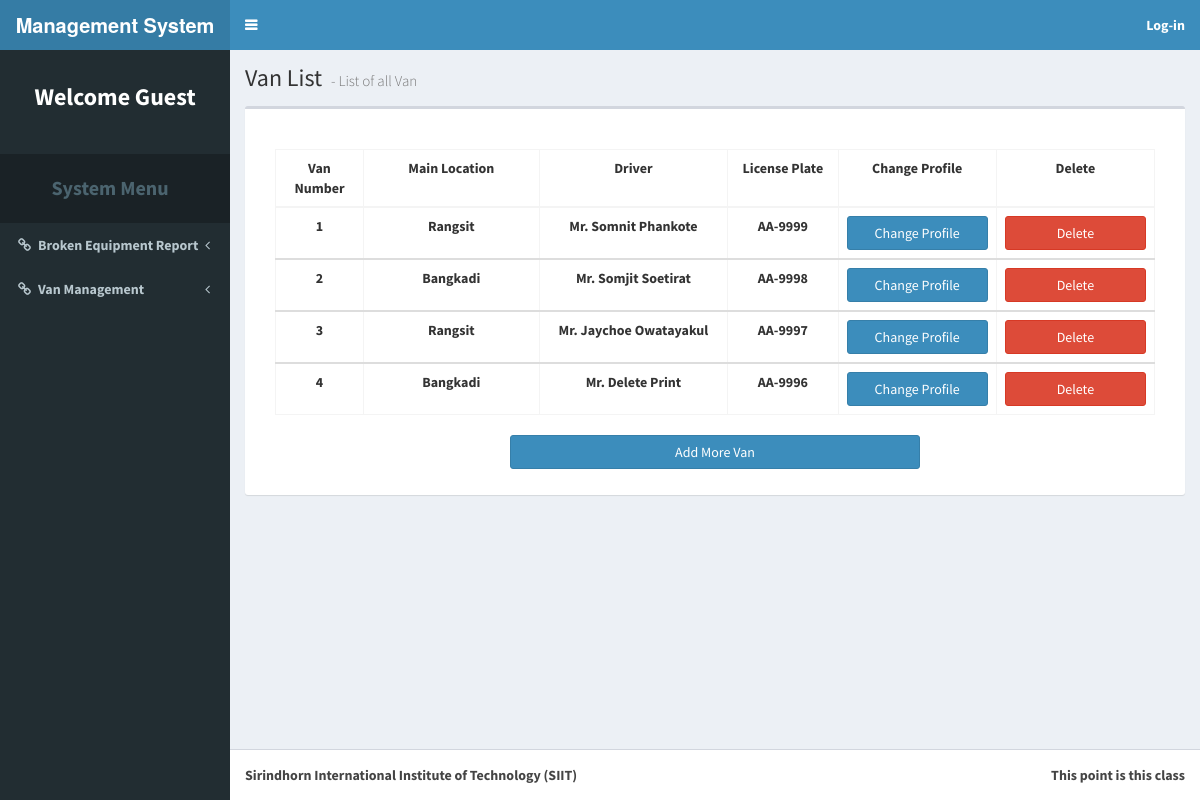
The app's page /admin.php with its own data.
### tables this page shows
CREATE TABLE `van` (
  `van_no` int(11) NOT NULL AUTO_INCREMENT,
  `location` varchar(255) NOT NULL DEFAULT 'Rangsit',
  `status` varchar(255) NOT NULL DEFAULT 'Free',
  `driver_no` int(11) NOT NULL COMMENT 'driver_no = memer_no (membr table)',
  `current_location` varchar(255) NOT NULL DEFAULT 'Rangsit',
  `request_by` varchar(255) NOT NULL DEFAULT 'No requested',
  `van_license_plate` varchar(50) DEFAULT NULL,
  PRIMARY KEY (`van_no`)
);

CREATE TABLE `member` (
  `member_id` int(11) NOT NULL AUTO_INCREMENT,
  `full_name` varchar(255) DEFAULT NULL,
  `username` varchar(255) DEFAULT NULL,
  `password` varchar(255) DEFAULT NULL,
  `email` varchar(255) DEFAULT NULL,
  `member_tier` varchar(255) DEFAULT 'Normal User',
  PRIMARY KEY (`member_id`)
);

### admin.php (the view, shortened to what this page needs)
<!DOCTYPE html>
<?php
require_once('connect.php');
?>
<html>
<head>
  <link rel="stylesheet" href="bootstrap/css/bootstrap.css">
  <link rel="stylesheet" href="https://cdnjs.cloudflare.com/ajax/libs/font-awesome/4.5.0/css/font-awesome.min.css">
  <link rel="stylesheet" href="https://cdnjs.cloudflare.com/ajax/libs/ionicons/2.0.1/css/ionicons.min.css">
  <link rel="stylesheet" href="dist/css/AdminLTE.css">
  <link rel="stylesheet" href="dist/css/skins/skin-blue.css">
</head>
<body class="hold-transition skin-blue sidebar-mini">
<div class="wrapper">
  <header class="main-header">
    <a href="/Senior_Project" class="logo">
      <span class="logo-lg"><b>Management System<b></span>
    </a>
    <nav class="navbar navbar-static-top" role="navigation">
      <a href="#" class="sidebar-toggle" data-toggle="offcanvas" role="button">
      </a>
      <div class="navbar-custom-menu">
        <ul class="nav navbar-nav">
          <?php
            if(isset($_SESSION['tier'])){
          ?>
          <li class="dropdown notifications-menu">
          <a href="#" class="dropdown-toggle" data-toggle="dropdown">
            <i class="fa fa-bell-o"></i>
            <span class="label label-warning">1</span>
          </a>
          <ul class="dropdown-menu">
            <li class="header">You 1 Work to do</li>
              <li>
                <ul class="menu">
                  <li>
                    <a href="#">
                      <i class="fa fa-users text-aqua"></i> The broken quip @SIIT
                    </a>
                  </li>
                </ul>
              </li>
              <li class="footer"><a href="#">View all</a></li>
            </ul>
          </li>
          <?php
            if($_SESSION['tier'] == 'Admin'){
          ?>
          <li class="dropdown user user-menu">
            <a href="#" class="dropdown-toggle" data-toggle="dropdown">
              <img src="dist/img/user2-160x160.gif" class="user-image" alt="User Image">
              <span class="hidden-xs"><?php echo $_SESSION['fname']; ?></span>
            </a>
            <ul class="dropdown-menu">
              <li class="user-header">
                <img src="dist/img/user2-160x160.gif" class="img-circle" alt="User Image">
                <p>
                  <?php echo $_SESSION['fname']; ?> - Ground Division Member
                  <small>Member since Nov. 2012</small>
                </p>
              </li>
              <li class="user-body">
                <div class="row">
                  <div class="col-xs-4 text-center">
                    <a href="member.php?mode=0">History</a>
                  </div>
                  <div class="col-xs-4 text-center">
                    <a href="member.php?mode=1">Request</a>
                  </div>
                  <div class="col-xs-4 text-center">
                    <a href="member.php?mode=2">Confirm</a>
                  </div>
                </div>
              </li>
              <li class="user-footer">
                <div class="pull-left">
                  <form action="profile.php" method="post">
                    <input type="submit" class="btn btn-default btn-flat" value="Profile" />
                      <input type="hidden" name="full_name" value=<?php echo $_SESSION['fname']; ?> >
                      <input type="hidden" name="username" value=<?php echo $_SESSION['user_name']; ?> >
                      <input type="hidden" name="password" value=<?php echo $_SESSION['user_pass']; ?> >
                      <input type="hidden" name="email" value=<?php echo $_SESSION['e_mail']; ?> >
                      <input type="hidden" name="user_tier" value=<?php echo $_SESSION['tier']; ?> >
                  </form>
                </div>
                <div class="pull-right">
                  <a href="logout.php" class="btn btn-default btn-flat">Log Out</a>
                </div>
              </li>
            </ul>
          </li>
          <?php
            }
            else{
          ?>
          <li class="dropdown user user-menu">
            <a href="#" class="dropdown-toggle" data-toggle="dropdown">
              <img src="dist/img/user2-160x160.gif" class="user-image" alt="User Image">
              <span class="hidden-xs"><?php echo $_SESSION['fname']; ?></span>
            </a>
            <ul class="dropdown-menu">
              <li class="user-header">
                <img src="dist/img/user2-160x160.gif" class="img-circle" alt="User Image">
                <p>
                  <?php echo $_SESSION['fname']; ?> - SIIT Student
                  <small>Member since Nov. 2015</small>
                </p>
              </li>
              <li class="user-body">
                <div class="row">
                  <div class="col-xs-6 text-center">
                    <a href="member.php?mode=0">History</a>
                  </div>
                  <div class="col-xs-6 text-center">
                    <a href="member.php?mode=1">Request</a>
                  </div>
                </div>
              </li>
              <li class="user-footer">
                <div class="pull-left">
                  <form action="profile.php" method="post">
                    <input type="submit" class="btn btn-default btn-flat" value="Profile" />
                      <input type="hidden" name="full_name" value=<?php echo $_SESSION['fname']; ?> >
                      <input type="hidden" name="username" value=<?php echo $_SESSION['user_name']; ?> >
                      <input type="hidden" name="password" value=<?php echo $_SESSION['user_pass']; ?> >
                      <input type="hidden" name="email" value=<?php echo $_SESSION['e_mail']; ?> >
                      <input type="hidden" name="user_tier" value=<?php echo $_SESSION['tier']; ?> >
                  </form>
                </div>
                <div class="pull-right">
                  <a href="logout.php" class="btn btn-default btn-flat">Log Out</a>
                </div>
              </li>
            </ul>
          </li>
          <?php
            }
          ?>
          <?php
            }
            else{
          ?>
          <li><a href="login.php">Log-in</a></li>
          <?php
            }
          ?>
        </ul>
      </div>
    </nav>
  </header>
  <aside class="main-sidebar">
    <section class="sidebar">
      <div class="user-panel" style="margin-top:20px">
        <?php
          if(!isset($_SESSION['tier'])){
        ?>
        <center>
          <p><font color="white" size="5">Welcome Guest</font></p>
        </center>
        <?php
          }
        ?>
      </div>
      <ul class="sidebar-menu">
        <li class="header"
            style="margin-top:20px;padding-top:20px;padding-bottom:20px;font-size:20px"
        >
        <center>System Menu</center></li>
        <li class="treeview">
          <a href="#"><i class="fa fa-link"></i><span>Broken Equipment Report</span>
            <span class="pull-right-container">
              <i class="fa fa-angle-left pull-right"></i>
            </span>
          </a>
        </li>
        <li class="treeview">
          <a href="vanindex.html"><i class="fa fa-link"></i><span>Van Management</span>
            <span class="pull-right-container">
              <i class="fa fa-angle-left pull-right"></i>
            </span>
          </a>
        </li>
      </ul>
    </section>
  </aside>
  <div class="content-wrapper">
    <section class="content-header">
      <?php
        if($_GET['mode'] == 0){
      ?>
        <h1>
        Van List
        <small>- List of all Van</small>
        </h1>
      <?php
        }else if($_GET['mode'] == 1){
      ?>
        <h1>
        User List
        <small>- List of all users </small>
        </h1>
      <?php
        }
      ?>
    </section>
    <section class="content">
      <?php
        if($_GET['mode'] == 0){
      ?>
      <div class="box" style="padding-bottom:30px;padding-left:30px;padding-right:30px;padding-bottom:60px">
        <table id="example2" class="table table-bordered table-hover" style="width:100%;margin-top:40px" align="center">
        <thead>
        <tr>
        <td style="text-align:center;width:10%">Van Number</td>
        <td style="text-align:center;width:20%">Main Location</td>
        <td style="text-align:center">Driver</td>
        <td style="text-align:center">License Plate</td>
        <td style="text-align:center">Change Profile</td>
        <td style="text-align:center">Delete</td>
        </tr>
      </thead>
      <?php
      $q = 'SELECT * FROM van, driver, member WHERE van.driver_no = driver.driver_no AND
                                                    driver.member_id = member.member_id;';
      $res = $db -> query($q);
      while($row = $res -> fetch_array()){
      ?>
      <tbody>
          <tr>
          <td style="text-align:center"><?php echo $row['van_no']; ?></td>
          <td style="text-align:center"><?php echo $row['location']; ?></td>
          <td style="text-align:center"><?php echo $row['full_name']; ?></td>
          <td style="text-align:center"><?php echo $row['van_license_plate']; ?></td>
          <td style="text-align:center;width:18%;">
            <form id="prof_form" action="profile.php" method="post">
                <input type="submit" class="btn btn-block btn-primary" value="Change Profile">
            </form>
          </td>
          <th style="text-align:center;width:18%;">
            <form action="delete.php" method="post">
              <button type="submit" class="btn btn-block btn-danger">
                Delete
              </button>
            </form>
          </th>
          </tr>
      </tbody>
      <?php
      }
      ?>
      </table>
      <div  class="col-md-3"></div>
      <div  class="col-md-6">
        <form action="add.php" method="post">
          <button type="submit" class="btn btn-block btn-primary">Add More Van</button>
        </form>
      </div>
    </div>
      <?php
        }else if($_GET['mode'] == 1){
      ?>
        <div class="box" style="padding-bottom:30px;padding-left:30px;padding-right:30px;padding-bottom:60px">
          <table id="example2" class="table table-bordered table-hover" style="width:100%;margin-top:40px" align="center">
            <thead>
              <tr>
                <td style="text-align:center;width:10%">User ID</td>
                <td style="text-align:center;width:20%">Username</td>
                <td style="text-align:center;width:20%">E-mail</td>
                <td style="text-align:center;width:20%">Role</td>
                <td style="text-align:center;width:20%">Change Profile</td>
                <td style="text-align:center;width:20%">Delete</td>
              </tr>
            </thead>
            <?php
              $q = 'SELECT * FROM member';
              $res = $db -> query($q);
              while($row = $res -> fetch_array()){
            ?>
            <tr>
              <td style="text-align:center"><?php echo $row['member_id']; ?></td>
              <td style="text-align:center"><?php echo $row['username']; ?></td>
              <td style="text-align:center"><?php echo $row['email']; ?></td>
              <td style="text-align:center"><?php echo $row['member_tier']; ?></td>
              <td style="text-align:center">
                <form id="prof_form" action="profile.php" method="post">
                    <input type="hidden" name="mode" value=0 >
                    <input type="hidden" name="id" value=<?php echo $row['member_id']; ?> >
                    <input type="hidden" name="full_name" value="<?php echo $row['full_name']; ?>" >
                    <input type="hidden" name="username" value=<?php echo $row['username']; ?> >
                    <input type="hidden" name="password" value=<?php echo $row['password']; ?> >
                    <input type="hidden" name="email" value=<?php echo $row['email']; ?> >
                    <input type="hidden" name="user_tier" value="<?php echo $row['member_tier']; ?>" >
                    <input type="submit" class="btn btn-block btn-primary" value="Change Profile">
                </form>
              </td>
              <th style="text-align:center;width:18%;">
                <form action="delete.php" method="post">
                  <input type="hidden" name="mode" value=0 >
                  <input type="hidden" name="id" value=<?php echo $row['member_id'];?>>
                  <button type="submit" class="btn btn-block btn-danger">
                    Delete
                  </button>
                </form>
              </th>
            </tr>
            <?php
              }
            ?>
          </table>
        </div>
      <?php
        }
      ?>
    </section>
  </div>
  <footer class="main-footer">
    <div class="pull-right hidden-xs">
      This point is this class
    </div>
    <strong>Sirindhorn International Institute of Technology (SIIT)</strong>
  </footer>
</div>
</body>
</html>

### records on screen
van: van_no "1", location "Rangsit", member.full_name "Mr. Somnit Phankote", van_license_plate "AA-9999"
van: van_no "2", location "Bangkadi", member.full_name "Mr. Somjit Soetirat", van_license_plate "AA-9998"
van: van_no "3", location "Rangsit", member.full_name "Mr. Jaychoe Owatayakul", van_license_plate "AA-9997"
van: van_no "4", location "Bangkadi", member.full_name "Mr. Delete Print", van_license_plate "AA-9996"
